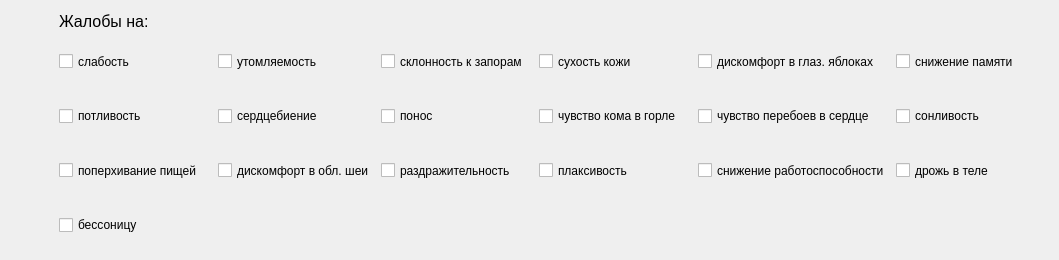
     <widget class="QWidget" name="layoutWidget">
      <property name="geometry">
       <rect>
        <x>0</x>
        <y>210</y>
        <width>1059</width>
        <height>260</height>
       </rect>
      </property>
      <layout class="QHBoxLayout" name="horizontalLayout_5">
       <item>
        <spacer name="verticalSpacer_3">
         <property name="orientation">
          <enum>Qt::Vertical</enum>
         </property>
         <property name="sizeHint" stdset="0">
          <size>
           <width>48</width>
           <height>258</height>
          </size>
         </property>
        </spacer>
       </item>
       <item>
        <layout class="QHBoxLayout" name="horizontalLayout_6">
         <item>
          <layout class="QGridLayout" name="gridLayout">
           <item row="2" column="0">
            <widget class="QCheckBox" name="checkBox_5">
             <property name="sizePolicy">
              <sizepolicy hsizetype="Preferred" vsizetype="Preferred">
               <horstretch>0</horstretch>
               <verstretch>0</verstretch>
              </sizepolicy>
             </property>
             <property name="maximumSize">
              <size>
               <width>200</width>
               <height>50</height>
              </size>
             </property>
             <property name="text">
              <string>потливость</string>
             </property>
            </widget>
           </item>
           <item row="2" column="1">
            <widget class="QCheckBox" name="checkBox_6">
             <property name="sizePolicy">
              <sizepolicy hsizetype="Preferred" vsizetype="Preferred">
               <horstretch>0</horstretch>
               <verstretch>0</verstretch>
              </sizepolicy>
             </property>
             <property name="maximumSize">
              <size>
               <width>200</width>
               <height>50</height>
              </size>
             </property>
             <property name="text">
              <string>сердцебиение</string>
             </property>
            </widget>
           </item>
           <item row="3" column="3">
            <widget class="QCheckBox" name="checkBox_12">
             <property name="sizePolicy">
              <sizepolicy hsizetype="Preferred" vsizetype="Preferred">
               <horstretch>0</horstretch>
               <verstretch>0</verstretch>
              </sizepolicy>
             </property>
             <property name="maximumSize">
              <size>
               <width>200</width>
               <height>50</height>
              </size>
             </property>
             <property name="text">
              <string>плаксивость</string>
             </property>
            </widget>
           </item>
           <item row="1" column="0">
            <widget class="QCheckBox" name="checkBox_1">
             <property name="sizePolicy">
              <sizepolicy hsizetype="Preferred" vsizetype="Preferred">
               <horstretch>0</horstretch>
               <verstretch>0</verstretch>
              </sizepolicy>
             </property>
             <property name="maximumSize">
              <size>
               <width>200</width>
               <height>50</height>
              </size>
             </property>
             <property name="text">
              <string>слабость</string>
             </property>
            </widget>
           </item>
           <item row="3" column="0">
            <widget class="QCheckBox" name="checkBox_9">
             <property name="sizePolicy">
              <sizepolicy hsizetype="Preferred" vsizetype="Preferred">
               <horstretch>0</horstretch>
               <verstretch>0</verstretch>
              </sizepolicy>
             </property>
             <property name="maximumSize">
              <size>
               <width>200</width>
               <height>50</height>
              </size>
             </property>
             <property name="text">
              <string>поперхивание пищей</string>
             </property>
            </widget>
           </item>
           <item row="3" column="4">
            <widget class="QCheckBox" name="checkBox_3">
             <property name="sizePolicy">
              <sizepolicy hsizetype="Preferred" vsizetype="Preferred">
               <horstretch>0</horstretch>
               <verstretch>0</verstretch>
              </sizepolicy>
             </property>
             <property name="maximumSize">
              <size>
               <width>200</width>
               <height>50</height>
              </size>
             </property>
             <property name="text">
              <string>снижение работоспособности</string>
             </property>
            </widget>
           </item>
           <item row="2" column="3">
            <widget class="QCheckBox" name="checkBox_8">
             <property name="sizePolicy">
              <sizepolicy hsizetype="Preferred" vsizetype="Preferred">
               <horstretch>0</horstretch>
               <verstretch>0</verstretch>
              </sizepolicy>
             </property>
             <property name="maximumSize">
              <size>
               <width>200</width>
               <height>50</height>
              </size>
             </property>
             <property name="text">
              <string>чувство кома в горле</string>
             </property>
            </widget>
           </item>
           <item row="1" column="3">
            <widget class="QCheckBox" name="checkBox_4">
             <property name="sizePolicy">
              <sizepolicy hsizetype="Preferred" vsizetype="Preferred">
               <horstretch>0</horstretch>
               <verstretch>0</verstretch>
              </sizepolicy>
             </property>
             <property name="maximumSize">
              <size>
               <width>200</width>
               <height>50</height>
              </size>
             </property>
             <property name="text">
              <string>сухость кожи</string>
             </property>
            </widget>
           </item>
           <item row="1" column="1">
            <widget class="QCheckBox" name="checkBox_2">
             <property name="sizePolicy">
              <sizepolicy hsizetype="Preferred" vsizetype="Preferred">
               <horstretch>0</horstretch>
               <verstretch>0</verstretch>
              </sizepolicy>
             </property>
             <property name="maximumSize">
              <size>
               <width>200</width>
               <height>50</height>
              </size>
             </property>
             <property name="text">
              <string>утомляемость</string>
             </property>
            </widget>
           </item>
           <item row="2" column="2">
            <widget class="QCheckBox" name="checkBox_7">
             <property name="sizePolicy">
              <sizepolicy hsizetype="Preferred" vsizetype="Preferred">
               <horstretch>0</horstretch>
               <verstretch>0</verstretch>
              </sizepolicy>
             </property>
             <property name="maximumSize">
              <size>
               <width>200</width>
               <height>50</height>
              </size>
             </property>
             <property name="text">
              <string>понос</string>
             </property>
            </widget>
           </item>
           <item row="3" column="1">
            <widget class="QCheckBox" name="checkBox_10">
             <property name="sizePolicy">
              <sizepolicy hsizetype="Preferred" vsizetype="Preferred">
               <horstretch>0</horstretch>
               <verstretch>0</verstretch>
              </sizepolicy>
             </property>
             <property name="maximumSize">
              <size>
               <width>200</width>
               <height>50</height>
              </size>
             </property>
             <property name="text">
              <string>дискомфорт в обл. шеи</string>
             </property>
            </widget>
           </item>
           <item row="3" column="5">
            <widget class="QCheckBox" name="checkBox_16">
             <property name="sizePolicy">
              <sizepolicy hsizetype="Preferred" vsizetype="Preferred">
               <horstretch>0</horstretch>
               <verstretch>0</verstretch>
              </sizepolicy>
             </property>
             <property name="maximumSize">
              <size>
               <width>200</width>
               <height>50</height>
              </size>
             </property>
             <property name="text">
              <string>дрожь в теле</string>
             </property>
            </widget>
           </item>
           <item row="3" column="2">
            <widget class="QCheckBox" name="checkBox_11">
             <property name="sizePolicy">
              <sizepolicy hsizetype="Preferred" vsizetype="Preferred">
               <horstretch>0</horstretch>
               <verstretch>0</verstretch>
              </sizepolicy>
             </property>
             <property name="maximumSize">
              <size>
               <width>200</width>
               <height>50</height>
              </size>
             </property>
             <property name="text">
              <string>раздражительность</string>
             </property>
            </widget>
           </item>
           <item row="1" column="2">
            <widget class="QCheckBox" name="checkBox_18">
             <property name="sizePolicy">
              <sizepolicy hsizetype="Preferred" vsizetype="Preferred">
               <horstretch>0</horstretch>
               <verstretch>0</verstretch>
              </sizepolicy>
             </property>
             <property name="maximumSize">
              <size>
               <width>200</width>
               <height>50</height>
              </size>
             </property>
             <property name="text">
              <string>склонность к запорам</string>
             </property>
            </widget>
           </item>
           <item row="1" column="4">
            <widget class="QCheckBox" name="checkBox_17">
             <property name="sizePolicy">
              <sizepolicy hsizetype="Preferred" vsizetype="Preferred">
               <horstretch>0</horstretch>
               <verstretch>0</verstretch>
              </sizepolicy>
             </property>
             <property name="maximumSize">
              <size>
               <width>200</width>
               <height>50</height>
              </size>
             </property>
             <property name="text">
              <string>дискомфорт в глаз. яблоках</string>
             </property>
            </widget>
           </item>
           <item row="2" column="5">
            <widget class="QCheckBox" name="checkBox_14">
             <property name="sizePolicy">
              <sizepolicy hsizetype="Preferred" vsizetype="Preferred">
               <horstretch>0</horstretch>
               <verstretch>0</verstretch>
              </sizepolicy>
             </property>
             <property name="maximumSize">
              <size>
               <width>200</width>
               <height>50</height>
              </size>
             </property>
             <property name="text">
              <string>сонливость</string>
             </property>
            </widget>
           </item>
           <item row="1" column="5">
            <widget class="QCheckBox" name="checkBox_13">
             <property name="sizePolicy">
              <sizepolicy hsizetype="Preferred" vsizetype="Preferred">
               <horstretch>0</horstretch>
               <verstretch>0</verstretch>
              </sizepolicy>
             </property>
             <property name="maximumSize">
              <size>
               <width>200</width>
               <height>50</height>
              </size>
             </property>
             <property name="text">
              <string>снижение памяти</string>
             </property>
            </widget>
           </item>
           <item row="2" column="4">
            <widget class="QCheckBox" name="checkBox_19">
             <property name="sizePolicy">
              <sizepolicy hsizetype="Preferred" vsizetype="Preferred">
               <horstretch>0</horstretch>
               <verstretch>0</verstretch>
              </sizepolicy>
             </property>
             <property name="maximumSize">
              <size>
               <width>200</width>
               <height>50</height>
              </size>
             </property>
             <property name="text">
              <string>чувство перебоев в сердце</string>
             </property>
            </widget>
           </item>
           <item row="4" column="0">
            <widget class="QCheckBox" name="checkBox_15">
             <property name="sizePolicy">
              <sizepolicy hsizetype="Preferred" vsizetype="Preferred">
               <horstretch>0</horstretch>
               <verstretch>0</verstretch>
              </sizepolicy>
             </property>
             <property name="maximumSize">
              <size>
               <width>200</width>
               <height>50</height>
              </size>
             </property>
             <property name="text">
              <string>бессоницу</string>
             </property>
            </widget>
           </item>
           <item row="0" column="0">
            <widget class="QLabel" name="label_2">
             <property name="sizePolicy">
              <sizepolicy hsizetype="Preferred" vsizetype="Fixed">
               <horstretch>0</horstretch>
               <verstretch>0</verstretch>
              </sizepolicy>
             </property>
             <property name="maximumSize">
              <size>
               <width>16777215</width>
               <height>20</height>
              </size>
             </property>
             <property name="font">
              <font>
               <pointsize>12</pointsize>
              </font>
             </property>
             <property name="text">
              <string>Жалобы на:</string>
             </property>
            </widget>
           </item>
          </layout>
         </item>
        </layout>
       </item>
      </layout>
     </widget>
